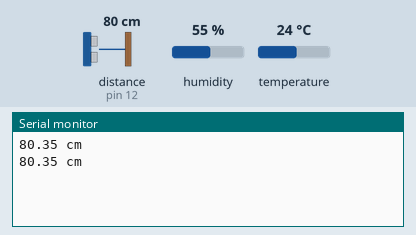
Simulated run of this sketch. Board: Arduino Uno, built with avr-gcc and run on an emulated ATmega328P. Parts: the last lines printed to the serial monitor. Wiring (inferred from the names in the program): ultrasonic range finder: trigger pin 13; echo pin 12. Inputs (shaded band) come from the test bench; at power-on: distance to the obstacle (sensor on pin 12) 80 cm, temperature 24 °C, humidity 55 %. The echo pulse lasts 58.3 µs per cm.

Above: at 1.8 s.
1.9 s: distance to the obstacle (sensor on pin 12) set to 250 cm
At 2.7 s:
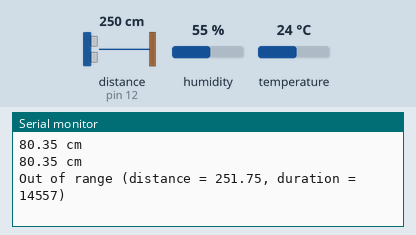
4.5 s: temperature set to 12 °C
At 5.8 s:
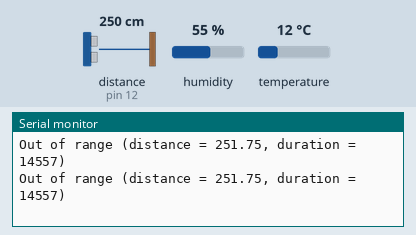
6.0 s: humidity set to 22 %
At 6.9 s:
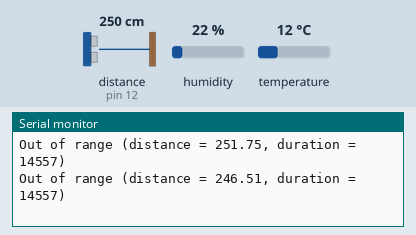
7.5 s: distance to the obstacle (sensor on pin 12) set to 2 cm
At 8.5 s:
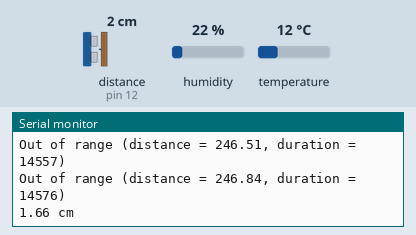
9.0 s: temperature set to 19 °C
At 10.0 s:
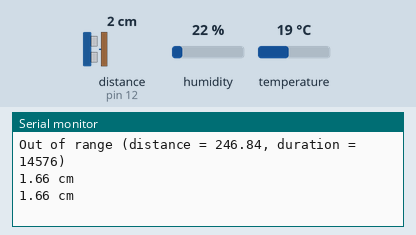
Timing chart, 0 to 11.5 s (numbered marks = the images above; inputs shaded):
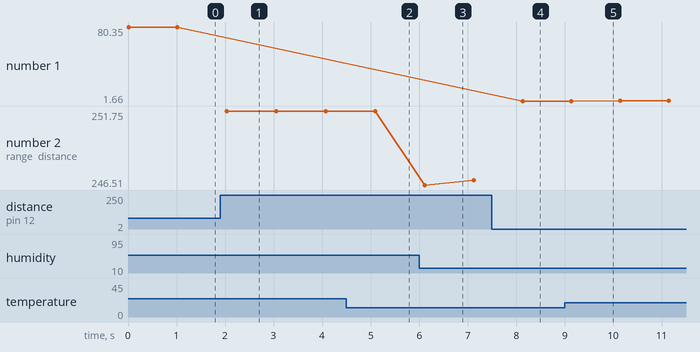

Measured:
- after the input at 1.9 s, the serial monitor: prints a new line after 0.14 s (image 1)
- after the input at 7.5 s, the serial monitor: prints a new line after 0.64 s (image 4)
- plotted number 1: 80.35 → 1.66 after the input at 7.5 s, 1.66 → 1.68 after the input at 9.0 s
- plotted number 2: 251.75 → 246.84 after the input at 6.0 s

The sketch:

ultrasonic.ino
```cpp
/*
HC-SR04 Ping distance sensor]
VCC to arduino 5v GND to arduino GND
Echo to Arduino pin 13 Trig to Arduino pin 12
Red POS to Arduino pin 11
Green POS to Arduino pin 10
Original code improvements to the Ping sketch sourced from Trollmaker.com
Some code and wiring inspired by http://en.wikiversity.org/wiki/User:Dstaub/robotcar
*/
#include "DHT.h"

#define DHTPIN 2
#define DHTTYPE DHT22

#define trigPin 13
#define echoPin 12

DHT dht(DHTPIN, DHTTYPE);

void setup() {
  Serial.begin (9600);
  pinMode(trigPin, OUTPUT);
  pinMode(echoPin, INPUT);
  dht.begin();
}

void loop() {
  long duration;
  float distance;
  digitalWrite(trigPin, LOW); // Added this line
  delayMicroseconds(2); // Added this line
  digitalWrite(trigPin, HIGH);
//  delayMicroseconds(1000); // - Removed this line
  delayMicroseconds(10); // Added this line
  digitalWrite(trigPin, LOW);
  duration = pulseIn(echoPin, HIGH);


//  distance = (duration/2) / 29.1;
  distance = getDistance(duration);

  if (distance >= 200 || distance <= 0){
    Serial.print("Out of range (distance = ");
    Serial.print(distance);
    Serial.print(", duration = ");
    Serial.print(duration);
    Serial.println(")");
  }
  else {
    Serial.print(distance);
    Serial.println(" cm");
  }
  delay(1000);
}


float getDistance(long dur) {
  float t = dht.readTemperature();
  return (dur/2) * ((331.5 + (0.6 * t)) / 10000);
}
```
